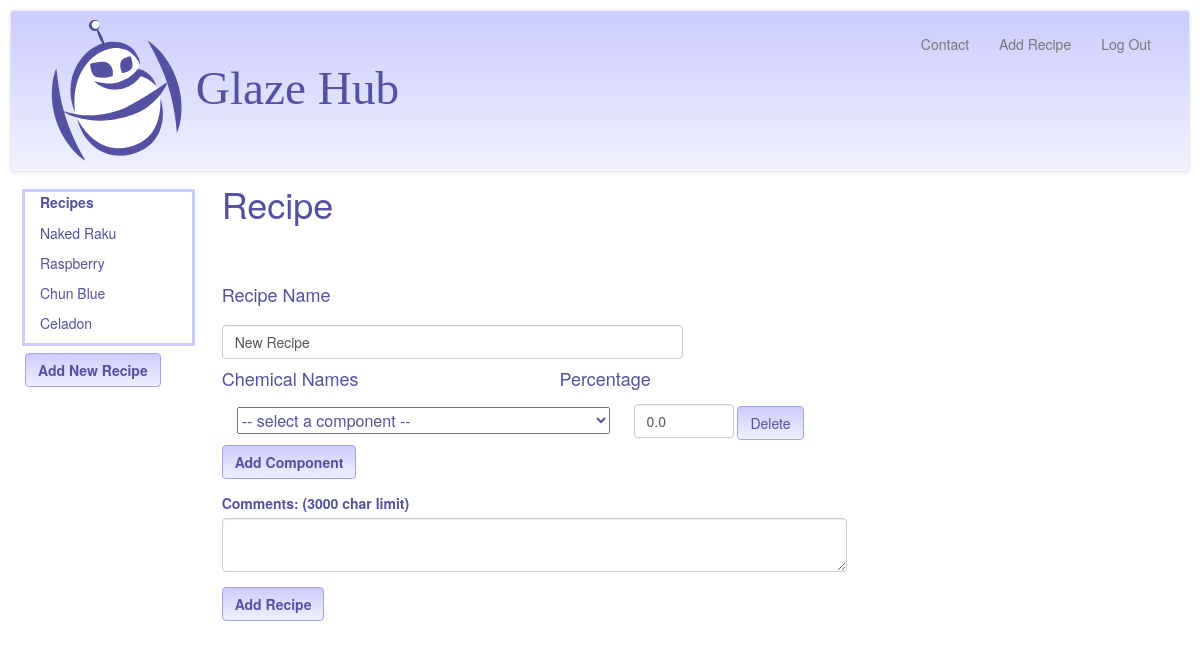
The app's page /addRecipe/4 (signed in), older data.
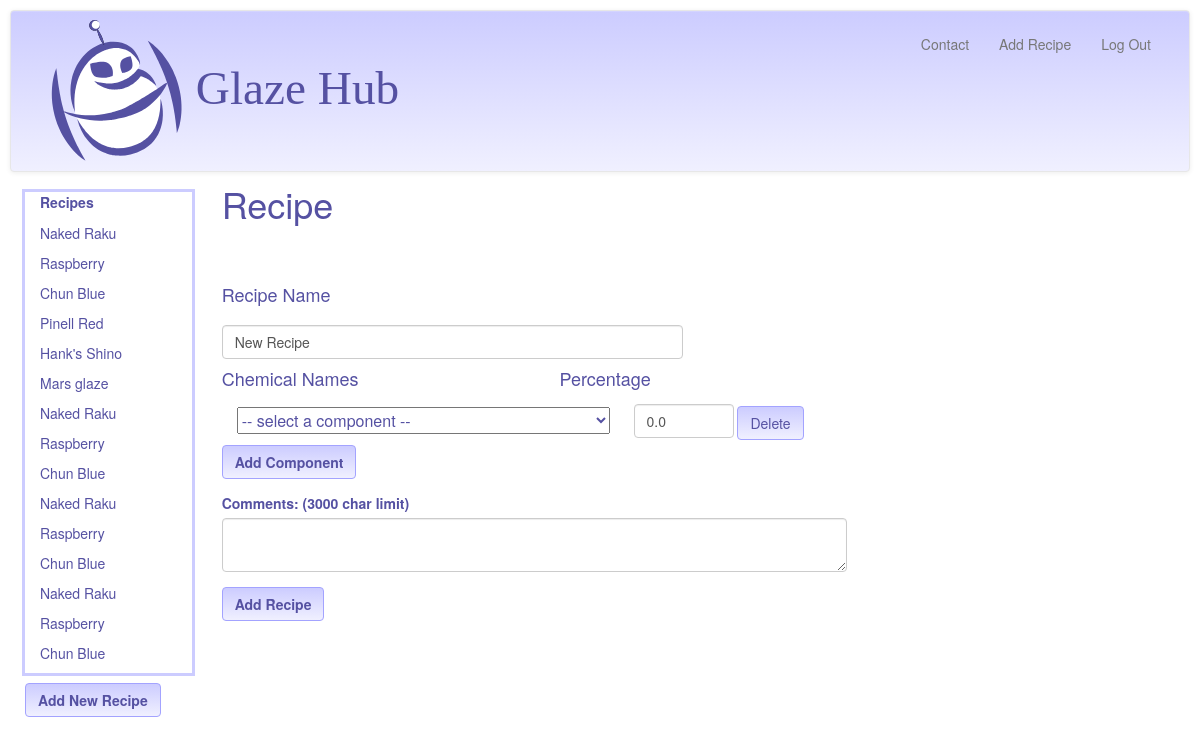
The same page, newer data.
### model.py (models this page shows, shortened)
class Recipe(Base):
    __tablename__ = "recipes"
    id = Column(Integer, primary_key=True)
    recipe_name = Column(String(120))
    user_id = Column(Integer, ForeignKey('users.id'))
    user_notes = Column(String(3000), nullable=True)
    user = relationship("User", backref=backref("recipes", order_by=id))
    @classmethod
    def getRecipeNamesByUserID(cls, user_id):
        return session.query(Recipe).filter_by(user_id=user_id).all()

### glazehub.py (the view)
@app.route("/addRecipe/<int:userViewID>", methods=['GET'])
def showRecipeAddForm(userViewID):
    recipe_name = ""
    price_quote = float(0.00)
    displayRecipes = showUserRecipeList(userViewID)
    chems = model.session.query(model.Chem).all()
    chemNames = [chem.chem_name for chem in chems]
    components = []
    return render_template("add_recipe.html", chem_names=chemNames,
                           user_id=userViewID,
                           displayRecipes=displayRecipes,
                           recipe_name=recipe_name, components=components,
                           price_quote=price_quote)

### glazehub.py (called while the page is built)
def showUserRecipeList(userViewID):
    userLoginID = session["user_id"]
    if checkUserLoginID(userLoginID, userViewID):
        recipes = model.Recipe.getRecipeNamesByUserID(userLoginID)
        return recipes
    else:
        recipes = model.Recipe.getRecipeNamesByUserID(userViewID)
        return recipes

def checkUserLoginID(userLoginID, userViewID):
    if userLoginID != int(userViewID):
        flash("Invalid User ID. Here are your recipes")
        userViewID = userLoginID
        return False

### templates/add_recipe.html (shortened to what this page needs)
{% extends 'base.html' %}
{% block body %}
<div class = "col-sm-2">
	<div class = "col-sm-12" class = "recipe_list" style="outline: 3px solid #ccccff; margin-bottom:10px" >
    	<label class = "control-label" for="userRecipes">
			Recipes
		</label>
		{% for recipe in displayRecipes %}
		<ul style = "margin-top: 6px" class="recipe_names">
			<a class = "recipe_links" href = "/recipecomps/{{recipe.user_id}}/{{recipe.recipe_name }}">
				<li>{{ recipe.recipe_name }}</li></a>
		</ul>
		{% endfor %}
	</div>
	<div class = "row" id = "add_recipe_button">
		<div class = "col-sm-2">
			<a href = "/addRecipe/{{user_id}}">
			<button class ="btn btn-GH" type = "submit" id = "add_recipe">
					<strong>Add New Recipe</strong></button>
			</a>
		</div>
	</div>
</div>
<div class = "col-sm-10" id = "recipe_section" style="margin-top:-2em">
	<h1>Recipe</h1>
	<div id = "compTemplate">
		<div class = "col-sm-12">
		    <select class = "chemlistoptions" name="chem">
		    	<option disabled selected> -- select a component -- </option>
			</select>
			<input class = "form-control percentage" type = "text"
					name="percentage" value = "0.0" style = "margin-left: 20px"/>
			<button class="btn btn-GH delete_comp">Delete</button>
		</div>
	</div>
	<form method=post>
		<div class = "row">
			<div class = "form-group" id = "recipename">
				<div class = "col-sm-6">
					<label class = "control-label" for="recipename" id ="recipename">
						<h4>Recipe Name</h4>
					</label>
					<input class = "form-control" type = "text" id = "recipename"
						name="recipename" value = "New Recipe" />
				</div>
			</div>
		</div>
		<div id = "chemicals">
		<div class = "row">
			<div class = "col-sm-4">
				<h4>Chemical Names</h4>
			</div>
			<div class = "col-sm-2" style="margin-left:10px">
				<h4>Percentage</h4>
			</div>
		</div>
			<div id = "chems_percents_tbl">
			<div class = "col-sm-8" style = "margin-left:10px">
				<div class ="row">
					<button id = "add_component" class ="btn btn-GH" style="margin-top:5px; margin-left:-10px" ><strong>Add Component</strong>
					</button>
				</div>
			</div>
			<div class = "row" id = "addNotes">
			<label class = "col-sm-8 control-label" for="userCommentslbl" id ="userCommentslbl" style = "margin-top:1em">
				Comments: (3000 char limit)
			</label>
			</div>
			<div class = "row">
				<div class = "col-sm-8" id = "userComments">
					<textarea class = "form-control" name = "usercomments" type = "text" maxlength = "3000", id = "usercomments" style = " margin-bottom:10px"></textarea>
				</div>
			</div>
				<div class = "col-sm-8">
					<div class = "row">
							<button class ="btn btn-GH" style="margin-top:5px; " type = "submit" id = "add_recipe" value="Add Recipe">
							<strong>Add Recipe</strong>
							</button>
					</div>
				</div>
		</div>
	</form>
</div>
{% endblock %}

Row changes from the older to the newer data that the page shows:
removed Recipe: recipe_name "Celadon"
added Recipe: recipe_name "Pinell Red"
added Recipe: recipe_name "Hank's Shino"
added Recipe: recipe_name "Mars glaze"
added Recipe: recipe_name "Naked Raku"
added Recipe: recipe_name "Raspberry"
added Recipe: recipe_name "Chun Blue"
added Recipe: recipe_name "Naked Raku"
added Recipe: recipe_name "Raspberry"
added Recipe: recipe_name "Chun Blue"
added Recipe: recipe_name "Naked Raku"
added Recipe: recipe_name "Raspberry"
added Recipe: recipe_name "Chun Blue"
